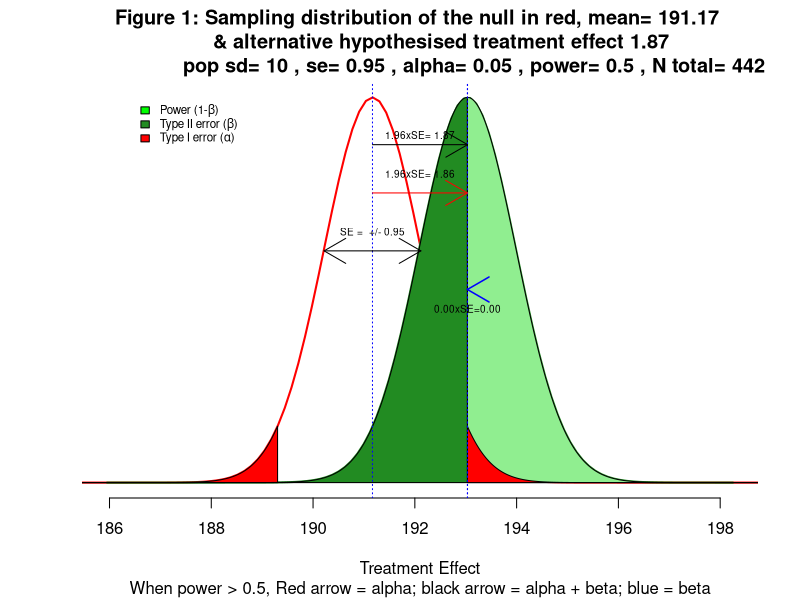

Reproduce this figure in R.
###################################################################################################
  
  
# want different mus....

# simulate to show t test power~~~~~~~~~~~~~~~~~~~~~~~~~~~~~~~~~~~~~~~~~~~~~~~~~~~~~~~~~~~~~~~~~~~~~~~~~~~~~~~~~~~~

# std1 =10
# sims <- 1000  
# x1 <- rnorm(n, 10,std1)
# y1 <- rnorm(n, 11,std1)
# plot(density(x1),type="l",col="red", xlab="", ylab="", main="")
# lines(density(y1),col="green")
# 
# simulations <- replicate(sims, 
#                          
#                          t.test(x= rnorm(n, 10,std1), 
#                                 y= rnorm(n, 11,std1), 
#                                 paired=FALSE),
#                          simplify=FALSE)
# 
# table(sapply(simulations, "[[", "p.value") < .05)/sims


# end of simulation ~~~~~~~~~~~~~~~~~~~~~~~~~~~~~~~~~~~~~~~~~~~~~~~~~~~~~~~~~~~~~~~~~~~~~~~~~~~~~~~
###################################################################################################
rm(list=ls())

#require(pwr)
p2 <- function(x) {formatC(x, format="f", digits=2)}
#~~~~~~~~~~~~~~~~~~~~~~~~~~~~~~~~~~~~~~~~~~~~~~~~~~~~~~~~~~~~~~~~~~~~~~~#inputs

std1=sample(6:20,1)  # pop sd

mu1 <-  rnorm(1,100,100)
mu2 <-  mu1+rnorm(1,0, 10)

muDiff  <-  mu2-mu1                  # true difference in means

alpha <- A <-  .05  # alpha
beta  <- B <-  sample(2:9,1)/10  # beta

gap <- 0.001
cex1 <- 1                       # font size
cex2 <-.6   

a <- 1-A/2
b <- 1-B  
#~~~~~~~~~~~~~~~~~~~~~~~~~~~~~~~~~~~~~~~~~~~~~~~~~~~~~~~~~~~~~~~~~~~~~~~#
# # power calculation
#  pow <-  pwr.t.test(d=(muDiff)/std1 ,power=1-beta,
#                     sig.level=as.numeric(alpha), type="two.sample",
#                     alternative="two.sided")
 
  crit1 <- qnorm(1-as.numeric(alpha/2))
  
  n <-ceiling((2*(crit1 + qnorm(1-beta) )^2 ) / ((muDiff)/std1)^2 )
   
  se <- sqrt(std1^2/n + std1^2/n)  # se of dif
  
  if (muDiff > 0) {
  
  ###################################################################################################
  ###################################################################################################
  ###################################################################################################
  lower = mu1-6*se                         # for plotting
  upper = mu2+6*se                         # for plotting
  x <- seq(-6*se, 6*se, 0.01)              # for dnorm
  num <- dnorm(x, mean =0, sd= 1)          # helps with plotting
  y <-   dnorm(x, mean =0, sd= se)         # helps with plotting
  fact <- 1/(max(num)/max(y))              # helps with plotting
   
  #~~~~~~~~~~~~~~~~~~~~~~~~~~~~~~~~~~~~~~~~~~~~~~~~~~~~~~~~~~~~~~~~~~~~~~~~~~~~
  curve(dnorm(x, mean =mu1, sd= se),  xaxs="i", from = lower , to =upper ,  
        bty="n",yaxt="n",lwd=2, # xaxt="n", 
        col='red',
        ylab='',xlab='Treatment Effect', 

        main=paste("Figure 1: Sampling distribution of the null in red, mean=",p2(mu1),"
        & alternative hypothesised treatment effect",p2(muDiff),"
                  pop sd=",std1,", se=",p2(se), ", alpha=",A, ", power=",1-B,", N total=",n*2,sep=" ")
        , sub="When power > 0.5, Red arrow = alpha; black arrow = alpha + beta; blue = beta")          
  
  curve(dnorm(x, mean =  mu2, sd=se), lwd=2, add=TRUE , xlab='Treatment Effect', col="forestgreen")
  
  xx <-      seq(  mu1+qnorm(a)*se, upper,   by=gap) # null upper limit  -> 
  xxx <-     seq(  lower, mu1+qnorm(a)*se,   by=gap) # -> null upper limit
  xxxx <-    seq(  lower, mu1-qnorm(a)*se,   by=gap) # -> null lower limit
  
  # power
  polygon(x = c(mu1+qnorm(a)*se,                           xx,  upper),
          y = c(0 , dnorm(mean=mu2, sd=se,     xx),     0),
          col="lightgreen")

  # type I error
  polygon(x = c(mu1+qnorm(a)*se,                       xx,  upper),
          y = c(0 , dnorm(mean=mu1, sd=se,     xx),     0),
          col="red")
  
  # type I error
  polygon(x = c(lower,                         xxxx,   mu1-qnorm(a)*se),
          y = c(0 , dnorm(mean=mu1, sd=se,     xxxx),     0),
          col="red")
  
  #type II error area, beta
  polygon(x = c(lower,                           xxx,  mu1+qnorm(a)*se),
          y = c(0 , dnorm(mean=mu2, sd=se,      xxx),    0),
          col="forestgreen")
 
  abline(v= mu1+qnorm(a)*se,   col="blue",  lwd=1,  lty=3)   # meeting of power and alpha level
  abline(v= mu2,               col="blue",  lwd=1,  lty=3)   # alt hyp
  abline(v= mu1,               col="blue",  lwd=1,  lty=3)  # null
  
  #adding arrows
  # +/-se
  text( x=mu1,y=.26*fact,  labels=paste0("SE =  +/- ",p2(se),""),cex= cex2)
  arrows( mu1,  .24*fact,  mu1+se, .24*fact, col = 1:3, code=2)
  arrows( mu1,  .24*fact,  mu1-se, .24*fact, col = 1:3)
  
  # type I
  arrows(mu1, .3*fact, mu1+qnorm(a)*(se), .3*fact, col = "red")
  text(x=mu1+qnorm(a)*(se)/2, y=.32*fact,  
       labels=paste0( p2(qnorm(a)),"xSE= ", p2(qnorm(a)*(se)), ""),cex= cex2)
  
  # typeII
  if (b<0.5) { 
    arrows(mu1+qnorm(a)*(se), .2*fact,   mu2, .2*fact, col = "blue", lwd=1.5)
  } else {
    arrows(mu2, .2*fact,   mu1+qnorm(a)*(se), .2*fact, col = "blue", lwd=1.5)
  }
  text(x= mu2-( +se*qnorm(b))/2, y=.18*fact,  
       labels=paste0(p2(qnorm(b)),"xSE=", p2(qnorm(b)*se), ""),cex= cex2) #se
   
   #total
   arrows( mu1, .35*fact, mu2, .35*fact, col = 1:3)
   text(x=   mu1+(mu2-mu1)/2 , y=.36*fact,  labels=paste0(p2(qnorm(a)+qnorm(b)),"xSE= ", 
                                                                      p2(mu2-mu1), ""),cex= cex2)
  
  legend(x=mu1-5*se , .4*fact ,  "Legend:",
         legend=c(
           expression(paste("Power (1-",beta,")")),
           expression(paste("Type II error (",beta,")   ")),
           expression(paste("Type I error (",alpha,")"))),
         fill=c("green","forestgreen","red"),
         cex=.7, bty = "n")
  ###################################################################################################
  } else {
  #~~~~~~~~~~~~~~~~~~~~~~~~~~~~~~~~~~~~~~~~~~~~~~~~~~~~~~~~~~~~~~~~~~~~~~~~~~~~~~~~~~~~~~~~~~~~~~~~~~~~~#
  upper = mu1+6*se                         # for plotting
  lower = mu2-6*se    
  x <- seq(-7*se, 6*se, 0.01)  
  num <- dnorm(x, mean =0, sd= 1)
  y <-   dnorm(x, mean =0, sd= se)
  fact <- 1/(max(num)/max(y))              # helps with plotting
  se.for.plot <- se                        # helps with plotting
  #~~~~~~~~~~~~~~~~~~~~~~~~~~~~~~~~~~~~~~~~~~~~~~~~~~~~~~~~~~~~~~~~~~~~~~~~~~~~
  curve(dnorm(x, mean =mu1, sd= se),  xaxs="i", from = lower , to = upper , 
        bty="n",yaxt="n",lwd=2, # xaxt="n", 
        col='red',
        ylab='',xlab='Treatment Effect', 
      
        main=paste("Figure 1: Sampling distribution of the null in red, mean=",p2(mu1),"
        & alternative hypothesised treatment effect",p2(muDiff),"
                  pop sd=",std1,", se=",p2(se), ", alpha=",A, ", power=",1-B,", N total=",n*2,sep=" ")
        , sub="When power > 0.5, Red arrow = alpha; black arrow = alpha + beta; blue = beta")          
  
  curve(dnorm(x, mean =  mu2, sd=se), lwd=2, add=TRUE , xlab='Treatment Effect', col="forestgreen")
  
  xx <-      seq(  mu1+qnorm(a)*se, upper,   by=gap) # null upper limit  -> 
  xxx <-     seq(  mu1+qnorm(a)*se, upper,  by=gap) # -> null upper limit
  xxxx <-    seq(  lower, mu1-qnorm(a)*se,   by=gap) # -> null lower limit
  xxxxx <-     seq(  lower, mu1+qnorm(a)*se,   by=gap) # -> null upper limit
  
  # type I error
  polygon(x = c(mu1+qnorm(a)*se,                           xx,  upper),
          y = c(0 , dnorm(mean=mu1, sd=se,     xx),     0),
          col="red")

  #type II error 
  polygon(x = c(lower,                           xxxxx,  mu2+qnorm(a)*se),
          y = c(0 , dnorm(mean=mu2, sd=se,      xxxxx),    0),
          col="forestgreen")
  
  # power
  polygon(x = c(lower,                         xxxx,   mu1-qnorm(a)*se),
          y = c(0 , dnorm(mean=mu2, sd=se,     xxxx),     0),
          col="lightgreen")
  
  # type I error
  polygon(x = c(lower,                         xxxx,   mu1-qnorm(a)*se),
          y = c(0 , dnorm(mean=mu1, sd=se,     xxxx),     0),
          col="red")
  #~~~~~~~~~~~~~~~~~~~~~~~~~~~~~~~~~~~~~~~~~~~~~~~~~~~~~~~~~~~~~~~~~~~~~~~~~~~~~~~~~~~~
  abline(v= mu1-qnorm(a)*(se), col="blue",  lwd=1,  lty=3) 
  abline(v= mu2,               col="blue",  lwd=1,  lty=3)
  abline(v= mu1,               col="blue",  lwd=1,  lty=3)  
  #~~~~~~~~~~~~~~~~~~~~~~~~~~~~~~~~~~~~~~~~~~~~~~~~~~~~~~~~~~~~~~~~~~~~~~~~~~~~~~~~~~~
  # +/-se
  text(x=mu1,y=.26*fact,  labels=paste0("SE =  +/- ",p2(se),""),cex= cex2)
  arrows( mu1, .24*fact,  mu1+se, .24*fact, col = 1:3, code=2)
  arrows( mu1, .24*fact,  mu1-se, .24*fact, col = 1:3)
  #~~~~~~~~~~~~~~~~~~~~~~~~~~~~~~~~~~~~~~~~~~~~~~~~~~~~~~~~~~~~~~~~~~~~~~~~~~~~~~~~~~~~
  # typeI
  arrows(mu1, .3*fact, mu1-qnorm(a)*(se), .3*fact, col = "red")
  text(x=mu1-qnorm(a)*(se)/2, y=.32*fact,  labels=paste0( p2(qnorm(a))   ,
                                                          "xSE= ", p2(qnorm(a)*(se)), ""),cex= cex2)
  #~~~~~~~~~~~~~~~~~~~~~~~~~~~~~~~~~~~~~~~~~~~~~~~~~~~~~~~~~~~~~~~~~~~~~~~~~~~~~~~~~~~~
  # type II
  if (b>0.5) {  
    arrows(mu2 , .20*fact, mu1-qnorm(a)*se, .20*fact,    col = "blue", lwd=1.5)
  } else {
    arrows(mu1-qnorm(a)*se , .20*fact, mu2 , .20*fact,    col = "blue", lwd=1.5)
  }
  
  text(x=   mu2+(qnorm(b)*se)/2, y=.18*fact,  
       labels=paste0(p2(qnorm(b)),"xSE= ", p2(qnorm(b)*se), ""),cex= cex2)
  #~~~~~~~~~~~~~~~~~~~~~~~~~~~~~~~~~~~~~~~~~~~~~~~~~~~~~~~~~~~~~~~~~~~~~~~~~~~~~~~~~~~~
  # total
  arrows( mu1, .35*fact, mu2, .35*fact, col = 1:3)
  text(x= mu1-  abs(muDiff/2) , y=.36*fact,  labels=paste0(p2(qnorm(a)+qnorm(b)),"xSE= ", 
                                                  p2(se*qnorm(a)+qnorm(b)*se), ""),cex= cex2)
  
  legend(x=mu1-6*se  , .35*fact ,  "Legend:",
         legend=c(
           expression(paste("Power (1-",beta,")")),
           expression(paste("Type II error (",beta,")   ")),
           expression(paste("Type I error (",alpha,")"))),
         fill=c("green","forestgreen","red"),
         cex=.7, bty = "n")
}
#~~~~~~~~~~~~~~~~~~~~~~~~~~~~~~~~~~~~~~~~~~~~~~~~~~~~~~~~~~~~~~~~~~~~~~~~~~~~~~~~~~~~
 